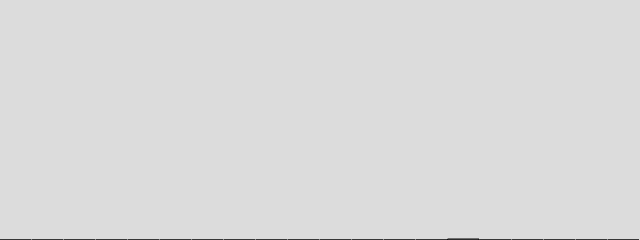
Frame 1 (no input)
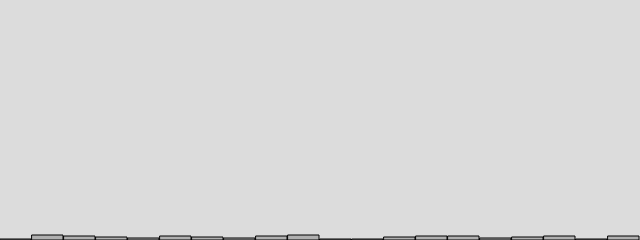
Frame 60 (no input)
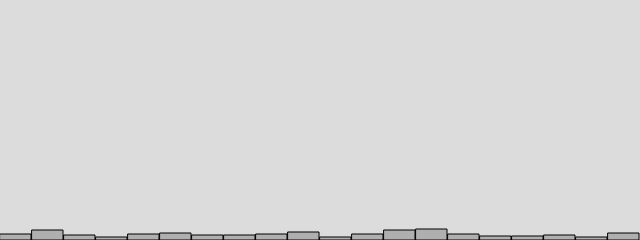
Frame 120 (the mouse pressed at the canvas centre since frame 60)

The p5.js sketch that drew these frames (run headless with seeded random() and noise() and a simulated clock; from frame 60 on, the mouse is pressed at the canvas centre):

// p5.js sketch
// ── sketch.js
let randomCounts

function setup() {
  createCanvas(640, 240);
  randomCounts = new Array(20).fill(0);
}

function draw() {
  background(220);

  let index = floor(random(randomCounts.length));
  randomCounts[index]++;

  stroke(0);
  fill(175);
  let w = width/randomCounts.length;

  for (let x = 0; x < randomCounts.length; x++){
    rect(x * w, height - randomCounts[x], w - 1, randomCounts[x]);
  }

}
